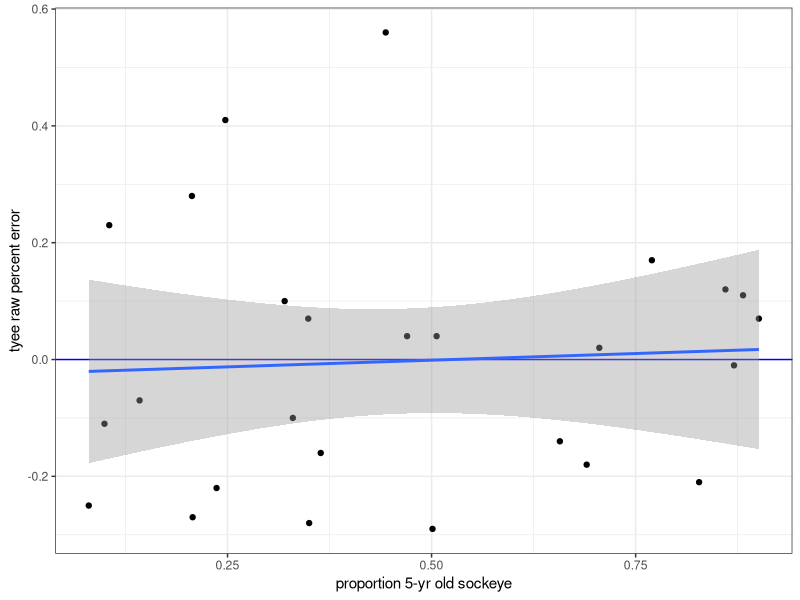

Write the R code that produced this figure. (Note: this script raises an error after producing the figure.)

library(data.table)
library(tidyverse)
library(quantreg)

## 5 yr proportion versus Tyee performance

data<-fread("data/tyee performance vs 5yr.csv")

ggplot(data,aes(x=`5yr`,y=rawperror))+
  geom_point()+
  geom_hline(yintercept=0,color="blue")+
  geom_smooth(method="lm")+
  labs(x="proportion 5-yr old sockeye", y = "tyee raw percent error")+
  theme_bw()

summary( lm(y ~ x) )

#quantile regression
y <- data$rawperror
x <- data$`5yr`

fit <- rq(y ~ x, data=data, tau= 0.5)
summary(fit)

fit_multi <- rq(y ~ x, data = my_data, tau = c(0.1, 0.5, 0.9))
summary(fit_multi)
plot(summary(fit_multi))
